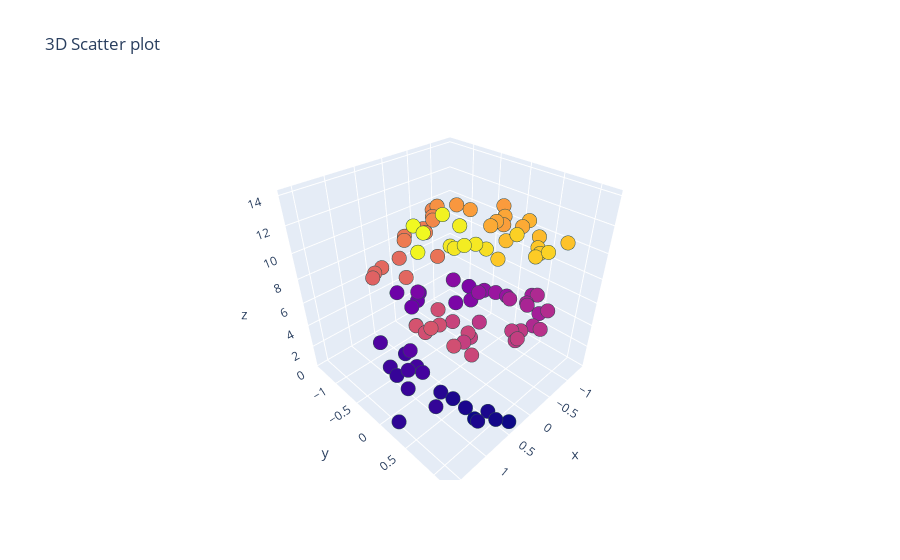

Notebook cell for this chart:
### Code cell
import plotly.graph_objs as go
import numpy as np

p = 100
z = 15 * np.random.random(100)
x = np.sin(z) + 0.2 * np.random.randn(100)
y = np.cos(z) + 0.2 * np.random.randn(100)
c = 50 * np.random.random(100)
trace = go.Scatter3d(
   x = x, y = y, z = z,mode = 'markers', marker = dict(
      size = 5, line=dict(width=1,color='DarkSlateGrey'),
      color = z #, # set color to an array/list of desired values
      #colorscale = 'Inferno'
      )
   )
layout = go.Layout(title = '3D Scatter plot')
fig = go.Figure(data = [trace], layout = layout)
#iplot(fig)

fig.show()
